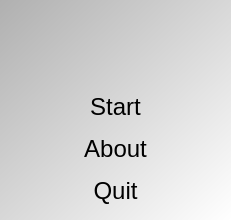
<?xml version="1.0" encoding="UTF-8"?>
<ui version="4.0">
 <class>QtTestQuestionMenuDialog</class>
 <widget class="QDialog" name="QtTestQuestionMenuDialog">
  <property name="geometry">
   <rect>
    <x>0</x>
    <y>0</y>
    <width>231</width>
    <height>220</height>
   </rect>
  </property>
  <property name="font">
   <font>
    <pointsize>24</pointsize>
   </font>
  </property>
  <property name="windowIcon">
   <iconset resource="ToolTestQuestion.qrc">
    <normaloff>:/images/ToolTestQuestionIcon14x14.png</normaloff>:/images/ToolTestQuestionIcon14x14.png</iconset>
  </property>
  <property name="styleSheet">
   <string notr="true">/*QDialog { 
 background-image: url(:/images/ToolTestQuestionIcon14x14.png);
  background-repeat: no-repeat
  background-position: center center
}
*/
QDialog { 
  background-color: qlineargradient(x1: 0, y1: 0, x2: 1, y2: 1, stop: 0 #B0B0B0, stop: 1 #ffffff);
 }
QPushButton {
  font-family: &quot;Courier New&quot;, &quot;Courier&quot;, Courier, monospace;
  font-size: 24px;
}</string>
  </property>
  <layout class="QVBoxLayout" name="verticalLayout">
   <item>
    <widget class="QLabel" name="label">
     <property name="text">
      <string/>
     </property>
     <property name="pixmap">
      <pixmap resource="ToolTestQuestion.qrc">:/images/ToolTestQuestionIcon14x14.png</pixmap>
     </property>
     <property name="alignment">
      <set>Qt::AlignCenter</set>
     </property>
    </widget>
   </item>
   <item>
    <widget class="QPushButton" name="button_start">
     <property name="text">
      <string>Start</string>
     </property>
     <property name="flat">
      <bool>true</bool>
     </property>
    </widget>
   </item>
   <item>
    <widget class="QPushButton" name="button_about">
     <property name="text">
      <string>About</string>
     </property>
     <property name="flat">
      <bool>true</bool>
     </property>
    </widget>
   </item>
   <item>
    <widget class="QPushButton" name="button_quit">
     <property name="text">
      <string>Quit</string>
     </property>
     <property name="flat">
      <bool>true</bool>
     </property>
    </widget>
   </item>
  </layout>
 </widget>
 <resources>
  <include location="ToolTestQuestion.qrc"/>
 </resources>
 <connections/>
</ui>
